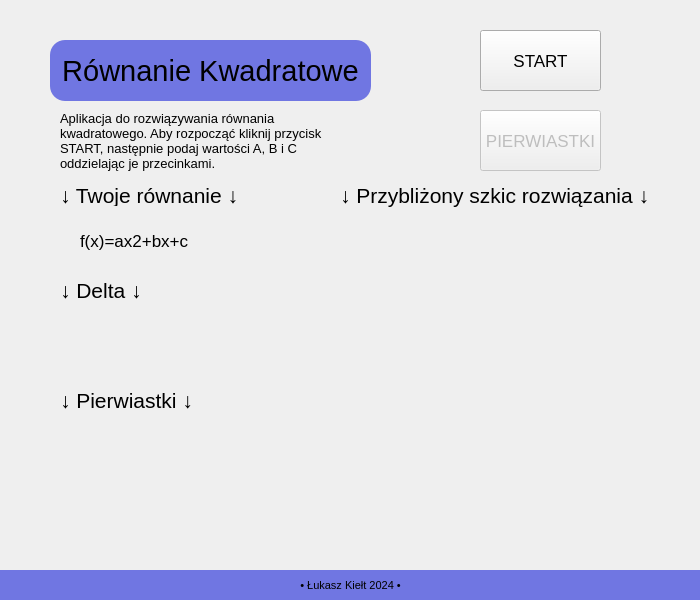
<?xml version="1.0" encoding="UTF-8"?>
<ui version="4.0">
 <class>Form</class>
 <widget class="QWidget" name="Form">
  <property name="geometry">
   <rect>
    <x>0</x>
    <y>0</y>
    <width>700</width>
    <height>600</height>
   </rect>
  </property>
  <property name="minimumSize">
   <size>
    <width>700</width>
    <height>600</height>
   </size>
  </property>
  <property name="maximumSize">
   <size>
    <width>700</width>
    <height>600</height>
   </size>
  </property>
  <property name="font">
   <font>
    <family>Arial</family>
    <pointsize>8</pointsize>
   </font>
  </property>
  <property name="windowTitle">
   <string>Form</string>
  </property>
  <property name="styleSheet">
   <string notr="true"/>
  </property>
  <widget class="QLabel" name="header">
   <property name="geometry">
    <rect>
     <x>50</x>
     <y>40</y>
     <width>321</width>
     <height>61</height>
    </rect>
   </property>
   <property name="font">
    <font>
     <family>Arial</family>
     <pointsize>22</pointsize>
    </font>
   </property>
   <property name="styleSheet">
    <string notr="true">background-color: rgba(69, 77, 221, 190);
border-radius: 15px;</string>
   </property>
   <property name="text">
    <string>Równanie Kwadratowe</string>
   </property>
   <property name="alignment">
    <set>Qt::AlignCenter</set>
   </property>
  </widget>
  <widget class="QLabel" name="content">
   <property name="geometry">
    <rect>
     <x>60</x>
     <y>100</y>
     <width>281</width>
     <height>81</height>
    </rect>
   </property>
   <property name="font">
    <font>
     <family>MS Shell Dlg 2</family>
     <pointsize>10</pointsize>
    </font>
   </property>
   <property name="text">
    <string>Aplikacja do rozwiązywania równania kwadratowego. Aby rozpocząć kliknij przycisk START, następnie podaj wartości A, B i C oddzielając je przecinkami. </string>
   </property>
   <property name="wordWrap">
    <bool>true</bool>
   </property>
  </widget>
  <widget class="QPushButton" name="pushButton">
   <property name="geometry">
    <rect>
     <x>480</x>
     <y>30</y>
     <width>121</width>
     <height>61</height>
    </rect>
   </property>
   <property name="font">
    <font>
     <family>MS Shell Dlg 2</family>
     <pointsize>13</pointsize>
    </font>
   </property>
   <property name="text">
    <string>START</string>
   </property>
  </widget>
  <widget class="QWidget" name="horizontalLayoutWidget">
   <property name="geometry">
    <rect>
     <x>0</x>
     <y>570</y>
     <width>701</width>
     <height>31</height>
    </rect>
   </property>
   <layout class="QHBoxLayout" name="horizontalLayout">
    <item>
     <widget class="QLabel" name="footer">
      <property name="styleSheet">
       <string notr="true">background-color: rgba(69, 77, 221, 190);</string>
      </property>
      <property name="text">
       <string>• Łukasz Kiełt 2024 •</string>
      </property>
      <property name="alignment">
       <set>Qt::AlignCenter</set>
      </property>
     </widget>
    </item>
   </layout>
  </widget>
  <widget class="QLabel" name="label">
   <property name="geometry">
    <rect>
     <x>60</x>
     <y>185</y>
     <width>191</width>
     <height>21</height>
    </rect>
   </property>
   <property name="font">
    <font>
     <family>MS Shell Dlg 2</family>
     <pointsize>16</pointsize>
    </font>
   </property>
   <property name="text">
    <string>↓ Twoje równanie ↓</string>
   </property>
  </widget>
  <widget class="QLabel" name="equation">
   <property name="geometry">
    <rect>
     <x>80</x>
     <y>220</y>
     <width>341</width>
     <height>41</height>
    </rect>
   </property>
   <property name="font">
    <font>
     <family>Arial</family>
     <pointsize>13</pointsize>
    </font>
   </property>
   <property name="text">
    <string>f(x)=ax2+bx+c</string>
   </property>
   <property name="alignment">
    <set>Qt::AlignLeading|Qt::AlignLeft|Qt::AlignVCenter</set>
   </property>
  </widget>
  <widget class="QLabel" name="photo">
   <property name="geometry">
    <rect>
     <x>400</x>
     <y>250</y>
     <width>240</width>
     <height>240</height>
    </rect>
   </property>
   <property name="minimumSize">
    <size>
     <width>240</width>
     <height>240</height>
    </size>
   </property>
   <property name="maximumSize">
    <size>
     <width>240</width>
     <height>240</height>
    </size>
   </property>
   <property name="font">
    <font>
     <stylestrategy>PreferAntialias</stylestrategy>
    </font>
   </property>
   <property name="text">
    <string/>
   </property>
   <property name="pixmap">
    <pixmap>photos/blank.png</pixmap>
   </property>
   <property name="scaledContents">
    <bool>true</bool>
   </property>
  </widget>
  <widget class="QLabel" name="label_2">
   <property name="geometry">
    <rect>
     <x>60</x>
     <y>280</y>
     <width>181</width>
     <height>21</height>
    </rect>
   </property>
   <property name="font">
    <font>
     <pointsize>16</pointsize>
    </font>
   </property>
   <property name="text">
    <string>↓ Delta ↓</string>
   </property>
  </widget>
  <widget class="QLabel" name="delta">
   <property name="geometry">
    <rect>
     <x>80</x>
     <y>320</y>
     <width>261</width>
     <height>41</height>
    </rect>
   </property>
   <property name="font">
    <font>
     <family>Arial</family>
     <pointsize>13</pointsize>
    </font>
   </property>
   <property name="text">
    <string/>
   </property>
   <property name="alignment">
    <set>Qt::AlignLeading|Qt::AlignLeft|Qt::AlignVCenter</set>
   </property>
  </widget>
  <widget class="QPushButton" name="pushButton_2">
   <property name="enabled">
    <bool>false</bool>
   </property>
   <property name="geometry">
    <rect>
     <x>480</x>
     <y>110</y>
     <width>121</width>
     <height>61</height>
    </rect>
   </property>
   <property name="font">
    <font>
     <pointsize>13</pointsize>
    </font>
   </property>
   <property name="text">
    <string>PIERWIASTKI</string>
   </property>
  </widget>
  <widget class="QLabel" name="label_3">
   <property name="geometry">
    <rect>
     <x>60</x>
     <y>390</y>
     <width>181</width>
     <height>21</height>
    </rect>
   </property>
   <property name="font">
    <font>
     <pointsize>16</pointsize>
    </font>
   </property>
   <property name="text">
    <string>↓ Pierwiastki ↓</string>
   </property>
  </widget>
  <widget class="QLabel" name="roots">
   <property name="geometry">
    <rect>
     <x>80</x>
     <y>440</y>
     <width>361</width>
     <height>41</height>
    </rect>
   </property>
   <property name="font">
    <font>
     <family>Arial</family>
     <pointsize>13</pointsize>
    </font>
   </property>
   <property name="text">
    <string/>
   </property>
   <property name="alignment">
    <set>Qt::AlignLeading|Qt::AlignLeft|Qt::AlignVCenter</set>
   </property>
  </widget>
  <widget class="QLabel" name="label_4">
   <property name="geometry">
    <rect>
     <x>340</x>
     <y>180</y>
     <width>311</width>
     <height>31</height>
    </rect>
   </property>
   <property name="font">
    <font>
     <pointsize>16</pointsize>
    </font>
   </property>
   <property name="text">
    <string>↓ Przybliżony szkic rozwiązania ↓</string>
   </property>
  </widget>
 </widget>
 <resources/>
 <connections/>
</ui>
